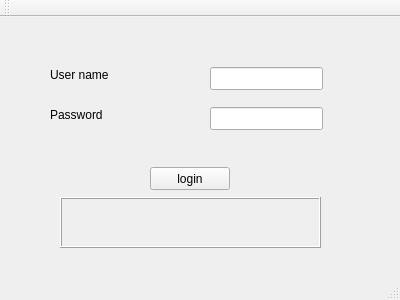
<?xml version="1.0" encoding="UTF-8"?>
<ui version="4.0">
 <class>MainWindow</class>
 <widget class="QMainWindow" name="MainWindow">
  <property name="geometry">
   <rect>
    <x>0</x>
    <y>0</y>
    <width>400</width>
    <height>300</height>
   </rect>
  </property>
  <property name="windowTitle">
   <string>MainWindow</string>
  </property>
  <widget class="QWidget" name="centralWidget">
   <widget class="QPushButton" name="loginb">
    <property name="geometry">
     <rect>
      <x>150</x>
      <y>150</y>
      <width>80</width>
      <height>23</height>
     </rect>
    </property>
    <property name="text">
     <string>login</string>
    </property>
   </widget>
   <widget class="QLabel" name="label">
    <property name="geometry">
     <rect>
      <x>50</x>
      <y>50</y>
      <width>91</width>
      <height>16</height>
     </rect>
    </property>
    <property name="text">
     <string>User name</string>
    </property>
   </widget>
   <widget class="QLabel" name="label_2">
    <property name="geometry">
     <rect>
      <x>50</x>
      <y>90</y>
      <width>71</width>
      <height>16</height>
     </rect>
    </property>
    <property name="text">
     <string>Password</string>
    </property>
   </widget>
   <widget class="QLineEdit" name="usernamel">
    <property name="geometry">
     <rect>
      <x>210</x>
      <y>50</y>
      <width>113</width>
      <height>23</height>
     </rect>
    </property>
   </widget>
   <widget class="QLineEdit" name="passwordl">
    <property name="geometry">
     <rect>
      <x>210</x>
      <y>90</y>
      <width>113</width>
      <height>23</height>
     </rect>
    </property>
    <property name="echoMode">
     <enum>QLineEdit::Password</enum>
    </property>
   </widget>
   <widget class="QLabel" name="status">
    <property name="geometry">
     <rect>
      <x>60</x>
      <y>180</y>
      <width>261</width>
      <height>51</height>
     </rect>
    </property>
    <property name="frameShape">
     <enum>QFrame::Box</enum>
    </property>
    <property name="frameShadow">
     <enum>QFrame::Raised</enum>
    </property>
    <property name="text">
     <string/>
    </property>
   </widget>
  </widget>
  <widget class="QMenuBar" name="menuBar">
   <property name="geometry">
    <rect>
     <x>0</x>
     <y>0</y>
     <width>400</width>
     <height>20</height>
    </rect>
   </property>
  </widget>
  <widget class="QToolBar" name="mainToolBar">
   <attribute name="toolBarArea">
    <enum>TopToolBarArea</enum>
   </attribute>
   <attribute name="toolBarBreak">
    <bool>false</bool>
   </attribute>
  </widget>
  <widget class="QStatusBar" name="statusBar"/>
 </widget>
 <layoutdefault spacing="6" margin="11"/>
 <resources/>
 <connections/>
</ui>
